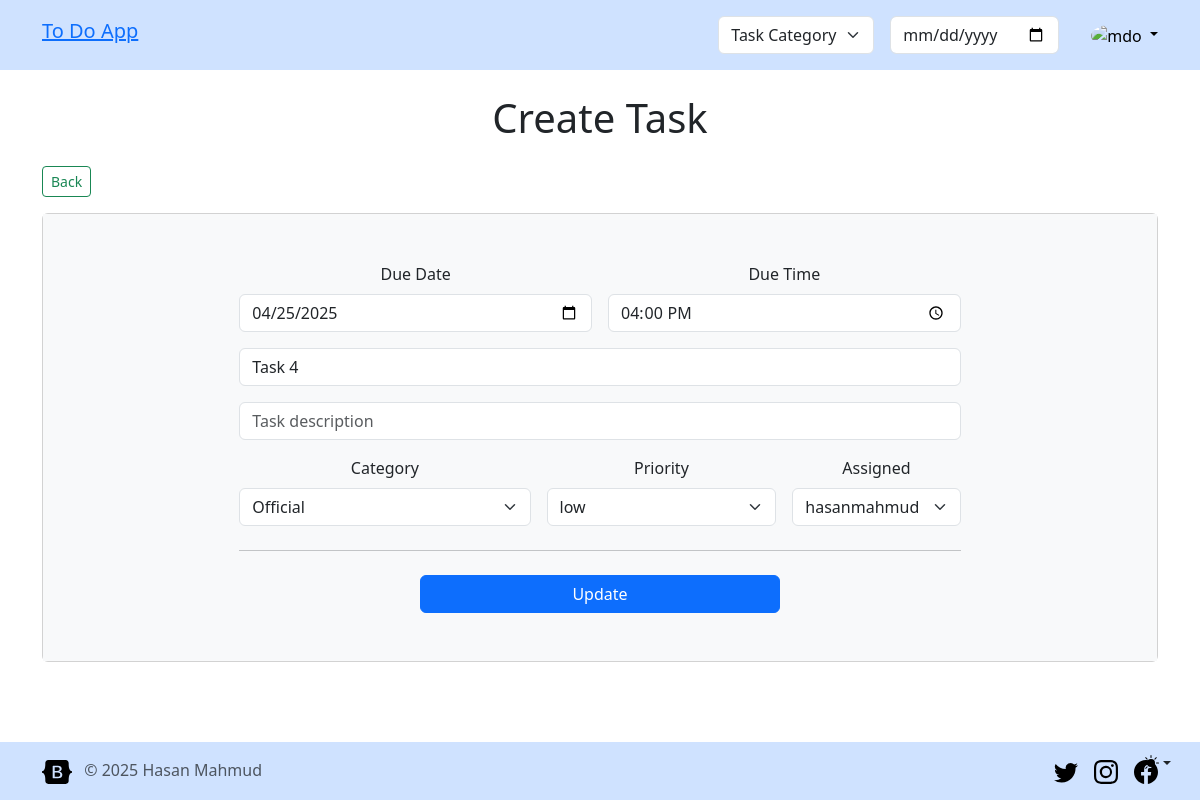
Screenshot of /edit/4/ (signed in) with the database file from the repository.
### task/models.py (models this page shows, shortened)
class Task(models.Model):
    PRIORITY_CHOICES = [
        {'low', 'Low'},
        {'medium', 'Medium'},
        {'high', 'High'}
    ]
    STATUS_CHOICES = [
        {'pending', 'Pending'},
        {'progress', 'In Progress'},
        {'completed', 'Completed'}
    ]
    title = models.CharField(max_length=200)
    description = models.TextField(blank=True)
    category = models.ForeignKey(Category, on_delete=models.CASCADE, related_name='tasks')
    priority = models.CharField(max_length=10, choices=PRIORITY_CHOICES, default='medium')
    status = models.CharField(max_length=20, choices=STATUS_CHOICES, default='pending')
    assigned_to = models.ForeignKey(User, on_delete=models.CASCADE, related_name='assigned')
    user = models.ForeignKey(User, on_delete=models.CASCADE, related_name='users')
    date = models.DateField(null=True, blank=True)
    time = models.TimeField(null=True, blank=True)
    created_at = models.DateTimeField(auto_now_add=True)
    updated_at = models.DateTimeField(auto_now=True)

### task/views.py (the view)
# urls.py: path('edit/<int:id>/', views.edit_task, name='edit'),
@login_required
def edit_task(request, id):
    task = get_object_or_404(Task, id=id, user=request.user)
    if request.method == 'POST':
        form = CreateTask(request.POST, instance=task)
        if form.is_valid():
            form.save()
            return redirect('home')
    else:
        form = CreateTask(instance=task)
    return render(request, 'task/createtask.html', {'form': form})

### task/forms.py
class CreateTask(forms.ModelForm):
    class Meta:
         model = Task
         fields = ['title','description', 'date','time', 'category', 'priority', 'assigned_to']
         widgets = {
             'title': forms.TextInput(attrs={'class':'form-control', 'placeholder':'Task title', 'required':True}),
             'description': forms.TextInput(attrs={'class':'form-control', 'placeholder':'Task description', 'required':True}),
             'date': forms.DateInput(attrs={'type':'date', 'class':'form-control', 'placeholder':'Date', 'required':True, 'autofocus':True}),
             'time': forms.TimeInput(attrs={'type':'time','class':'form-control', 'placeholder':'Time', 'required':True}),
             'category': forms.Select(attrs={'class':'form-select', 'placeholder':'Category', 'required':True}),
             'priority': forms.Select(attrs={'class':'form-select', 'placeholder':'Priority', 'required':True}),
             'assigned_to': forms.Select(attrs={'class':'form-select', 'placeholder':'Assign To', 'required':True}),
           }

### task/models.py (called while the page is built)
    def __str__(self):
        return self.name

### task/templates/task/createtask.html (shortened to what this page needs)
{% extends 'base.html' %}
{% block content %}
{% load static %}
<div class="container">
    <h1 class="text-center my-4">Create Task</h1>
        <a href="{% url 'home' %}" class="btn btn-outline-success btn-sm" type="button">Back</a>
    <div class="card text-center my-3">
        <div class="card-body bg-light py-5">
            <div class="col-md-8 col-lg-8 mx-auto">
                <form method="POST" class="needs-validation">
                    <div class="row g-3">
                        <div class="col-sm-6">
                            <label for="date" class="form-label">Due Date</label>
                            {{ form.date }}
                        </div>
                        <div class="col-sm-6">
                            <label for="time" class="form-label">Due Time</label>
                            {{ form.time }}
                        </div>
                        <div class="col-12">
                            {{ form.title }}
                        </div>
                        <div class="col-12">
                            {{ form.description }}
                        </div>
                        <div class="col-md-5">
                            <label for="country" class="form-label">Category</label>
                            {{ form.category }}
                        </div>
                        <div class="col-md-4">
                            <label for="state" class="form-label">Priority</label>
                            {{ form.priority }}
                        </div>
                        <div class="col-md-3">
                            <label for="zip" class="form-label">Assigned</label>
                            {{ form.assigned_to }}
                        </div>
                    </div>
                    <hr class="my-4">
                    <div class="d-grid gap-2 col-6 mx-auto">
                        <button href="#" class="btn btn-primary" type="submit">
                            {% if form.instance.pk %}Update{% else %}Save{% endif %}
                        </button>
                    </div>
                </form>
            </div>
        </div>
    </div>
    {% endblock content %}

### rows the page displays
Task: date "04/25/2025", time "16:00:00", title "Task 4", category "Official", priority "low", assigned_to "hasanmahmud"
